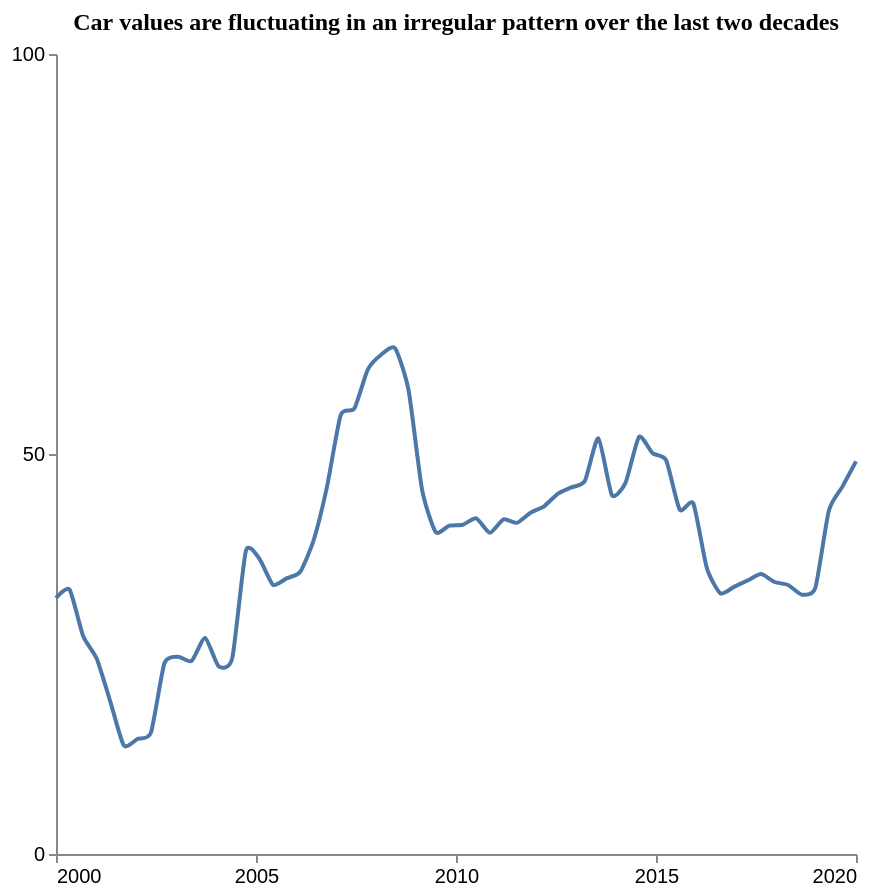

Vega-Lite specification stored for this chart:
### Vega-Lite specification from a JSON file in a GitHub repository (floating-point values rounded to 4 significant figures)
{"$schema": "https://vega.github.io/schema/vega-lite/v5.json", "description": "Pattern: Irregular", "data": {"values": [{"X": 2000.0, "Y": 32.0}, {"X": 2000.0, "Y": 33.06}, {"X": 2001.0, "Y": 27.25}, {"X": 2001.0, "Y": 24.43}, {"X": 2001.0, "Y": 19.09}, {"X": 2002.0, "Y": 13.57}, {"X": 2002.0, "Y": 14.37}, {"X": 2002.0, "Y": 15.17}, {"X": 2003.0, "Y": 23.87}, {"X": 2003.0, "Y": 24.67}, {"X": 2003.0, "Y": 24.13}, {"X": 2004.0, "Y": 27.0}, {"X": 2004.0, "Y": 23.44}, {"X": 2004.0, "Y": 24.49}, {"X": 2005.0, "Y": 37.85}, {"X": 2005.0, "Y": 36.91}, {"X": 2005.0, "Y": 33.65}, {"X": 2006.0, "Y": 34.45}, {"X": 2006.0, "Y": 35.25}, {"X": 2006.0, "Y": 39.22}, {"X": 2007.0, "Y": 46.01}, {"X": 2007.0, "Y": 54.88}, {"X": 2007.0, "Y": 55.68}, {"X": 2008.0, "Y": 60.57}, {"X": 2008.0, "Y": 62.44}, {"X": 2008.0, "Y": 63.24}, {"X": 2009.0, "Y": 58.01}, {"X": 2009.0, "Y": 45.52}, {"X": 2009.0, "Y": 40.24}, {"X": 2010.0, "Y": 41.04}, {"X": 2010.0, "Y": 41.16}, {"X": 2011.0, "Y": 41.96}, {"X": 2011.0, "Y": 40.15}, {"X": 2011.0, "Y": 41.83}, {"X": 2012.0, "Y": 41.4}, {"X": 2012.0, "Y": 42.66}, {"X": 2012.0, "Y": 43.46}, {"X": 2013.0, "Y": 45.02}, {"X": 2013.0, "Y": 45.82}, {"X": 2013.0, "Y": 46.62}, {"X": 2014.0, "Y": 51.95}, {"X": 2014.0, "Y": 44.86}, {"X": 2014.0, "Y": 46.39}, {"X": 2015.0, "Y": 52.13}, {"X": 2015.0, "Y": 50.09}, {"X": 2015.0, "Y": 49.2}, {"X": 2016.0, "Y": 43.03}, {"X": 2016.0, "Y": 43.83}, {"X": 2016.0, "Y": 35.74}, {"X": 2017.0, "Y": 32.59}, {"X": 2017.0, "Y": 33.39}, {"X": 2017.0, "Y": 34.19}, {"X": 2018.0, "Y": 34.99}, {"X": 2018.0, "Y": 34.0}, {"X": 2018.0, "Y": 33.62}, {"X": 2019.0, "Y": 32.42}, {"X": 2019.0, "Y": 33.26}, {"X": 2019.0, "Y": 42.94}, {"X": 2020.0, "Y": 45.92}, {"X": 2020.0, "Y": 49.08}]}, "mark": {"type": "line", "interpolate": "cardinal", "tension": 0.4}, "encoding": {"x": {"field": "X", "type": "quantitative", "title": "", "axis": {"grid": false, "format": "d", "values": [2000, 2005, 2010, 2015, 2020], "tickSize": 4}, "scale": {"domain": [2000, 2020]}}, "y": {"field": "Y", "type": "quantitative", "title": "", "axis": {"grid": false, "format": "d", "values": [0, 50, 100], "tickSize": 4, "tickOpacity": 1}, "scale": {"domain": [0, 100]}}}, "title": {"text": "Car values are fluctuating in an irregular pattern over the last two decades", "anchor": "middle", "font": "Tahoma", "fontSize": 12}, "config": {"lineBreak": "^", "view": {"stroke": null}}, "height": 400, "width": 400, "autosize": "pad"}
